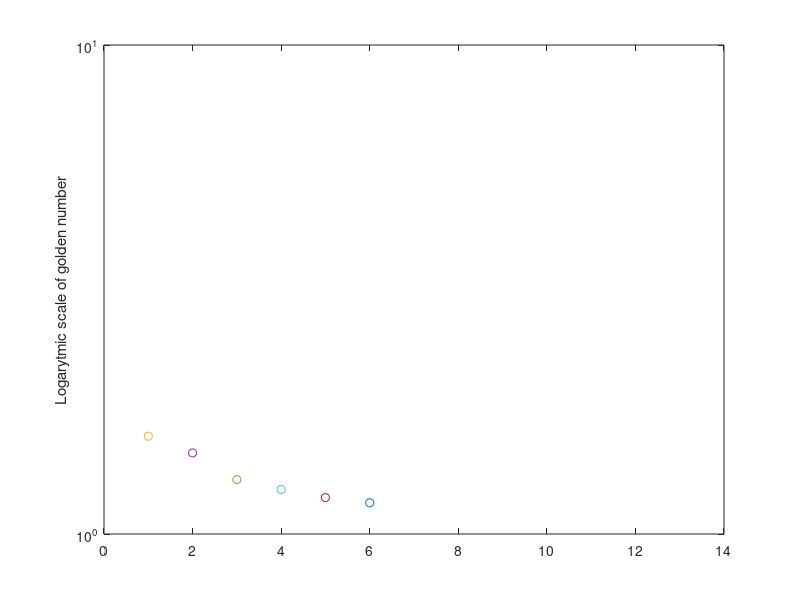

MATLAB code for this plot:
n = input("Podaj ilość elementów: "); 

%Pierwsze elementy ciągu Fibonacci
element_1=0; 
element_2=1;

i=-2;
%Cykl,dla poszukiwanie złotej liczby zbliżonej do phi ciągu Fibonacciego
while i<=n
element_3 = element_1+element_2;
log_ratio = log10(element_3) / log10(element_2);

%Wykres w skali logarytmicznej
plot(i+1, log_ratio, 'o')
xlim([0 14]);
ylabel("Logarytmic scale of golden number")
set(gca,"Yscale","log");
hold on;

%Zmiana kolejności liczb dla następnego poszukiwania złotej liczby 
i=i+1;
element_1 = element_2;
element_2 = element_3;
end

%Wynik
print -depsc epsFig